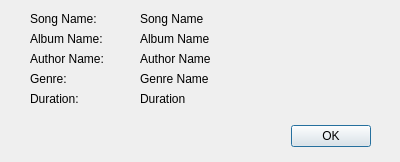
<?xml version="1.0" encoding="UTF-8"?>
<ui version="4.0">
 <class>SongDescriber</class>
 <widget class="QDialog" name="SongDescriber">
  <property name="geometry">
   <rect>
    <x>0</x>
    <y>0</y>
    <width>400</width>
    <height>162</height>
   </rect>
  </property>
  <property name="windowTitle">
   <string>Song Information</string>
  </property>
  <widget class="QDialogButtonBox" name="buttonBox">
   <property name="geometry">
    <rect>
     <x>30</x>
     <y>120</y>
     <width>341</width>
     <height>32</height>
    </rect>
   </property>
   <property name="orientation">
    <enum>Qt::Horizontal</enum>
   </property>
   <property name="standardButtons">
    <set>QDialogButtonBox::Ok</set>
   </property>
  </widget>
  <widget class="QLabel" name="label">
   <property name="geometry">
    <rect>
     <x>30</x>
     <y>10</y>
     <width>101</width>
     <height>17</height>
    </rect>
   </property>
   <property name="text">
    <string>Song Name:</string>
   </property>
  </widget>
  <widget class="QLabel" name="label_2">
   <property name="geometry">
    <rect>
     <x>30</x>
     <y>30</y>
     <width>101</width>
     <height>17</height>
    </rect>
   </property>
   <property name="text">
    <string>Album Name:</string>
   </property>
  </widget>
  <widget class="QLabel" name="label_3">
   <property name="geometry">
    <rect>
     <x>30</x>
     <y>50</y>
     <width>101</width>
     <height>17</height>
    </rect>
   </property>
   <property name="text">
    <string>Author Name:</string>
   </property>
  </widget>
  <widget class="QLabel" name="label_4">
   <property name="geometry">
    <rect>
     <x>30</x>
     <y>70</y>
     <width>101</width>
     <height>17</height>
    </rect>
   </property>
   <property name="text">
    <string>Genre:</string>
   </property>
  </widget>
  <widget class="QLabel" name="label_5">
   <property name="geometry">
    <rect>
     <x>30</x>
     <y>90</y>
     <width>101</width>
     <height>17</height>
    </rect>
   </property>
   <property name="text">
    <string>Duration:</string>
   </property>
  </widget>
  <widget class="QLabel" name="songName">
   <property name="geometry">
    <rect>
     <x>140</x>
     <y>10</y>
     <width>241</width>
     <height>17</height>
    </rect>
   </property>
   <property name="text">
    <string>Song Name</string>
   </property>
  </widget>
  <widget class="QLabel" name="albumName">
   <property name="geometry">
    <rect>
     <x>140</x>
     <y>30</y>
     <width>241</width>
     <height>17</height>
    </rect>
   </property>
   <property name="text">
    <string>Album Name</string>
   </property>
  </widget>
  <widget class="QLabel" name="authorName">
   <property name="geometry">
    <rect>
     <x>140</x>
     <y>50</y>
     <width>241</width>
     <height>17</height>
    </rect>
   </property>
   <property name="text">
    <string>Author Name</string>
   </property>
  </widget>
  <widget class="QLabel" name="genreName">
   <property name="geometry">
    <rect>
     <x>140</x>
     <y>70</y>
     <width>231</width>
     <height>17</height>
    </rect>
   </property>
   <property name="text">
    <string>Genre Name</string>
   </property>
  </widget>
  <widget class="QLabel" name="duration">
   <property name="geometry">
    <rect>
     <x>140</x>
     <y>90</y>
     <width>231</width>
     <height>17</height>
    </rect>
   </property>
   <property name="text">
    <string>Duration</string>
   </property>
  </widget>
 </widget>
 <resources/>
 <connections>
  <connection>
   <sender>buttonBox</sender>
   <signal>accepted()</signal>
   <receiver>SongDescriber</receiver>
   <slot>accept()</slot>
   <hints>
    <hint type="sourcelabel">
     <x>248</x>
     <y>254</y>
    </hint>
    <hint type="destinationlabel">
     <x>157</x>
     <y>274</y>
    </hint>
   </hints>
  </connection>
  <connection>
   <sender>buttonBox</sender>
   <signal>rejected()</signal>
   <receiver>SongDescriber</receiver>
   <slot>reject()</slot>
   <hints>
    <hint type="sourcelabel">
     <x>316</x>
     <y>260</y>
    </hint>
    <hint type="destinationlabel">
     <x>286</x>
     <y>274</y>
    </hint>
   </hints>
  </connection>
 </connections>
</ui>
